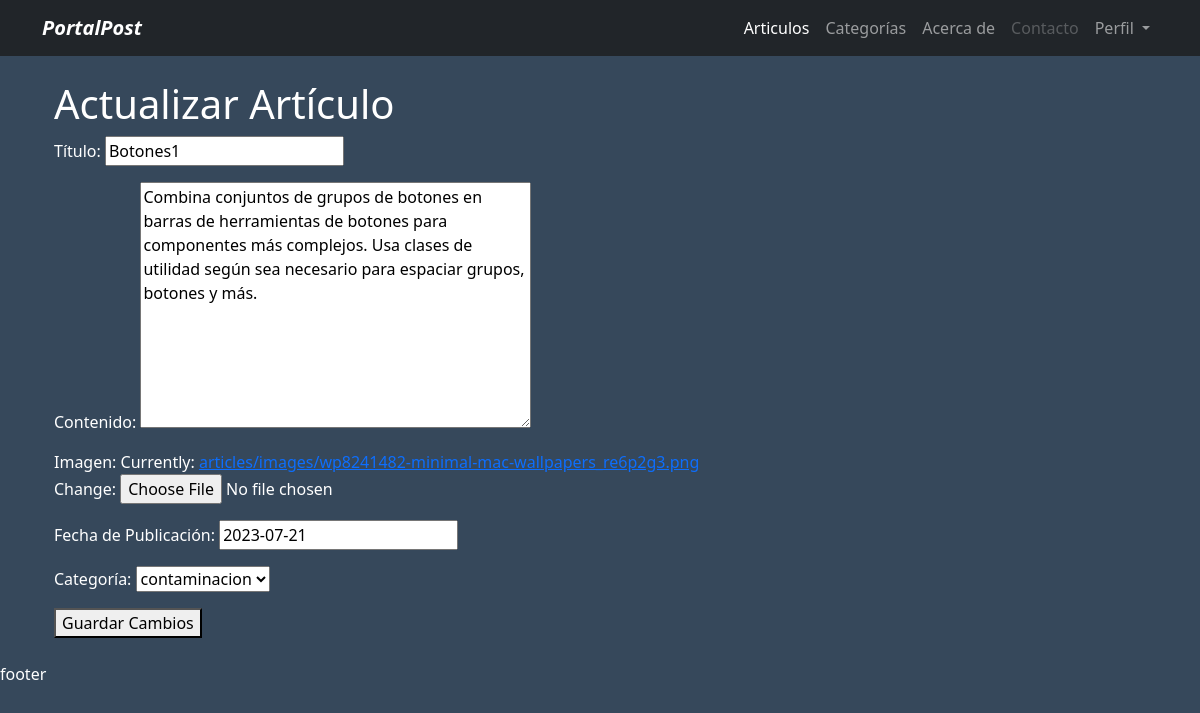
The app's page /8/update/ with its own data.
### articulo/models.py (models this page shows, shortened)
class Articles(models.Model):
    title = models.CharField(max_length=100)
    content = models.TextField()
    image = models.ImageField(upload_to='articles/images')
    date_published = models.DateField(default=datetime.date.today)
    category = models.ForeignKey(Category, on_delete=models.SET_NULL, null=True)

### articulo/views.py (the view, shortened to what this page needs)
# urls.py: path('<int:pk>/update/', ArtUpdateView.as_view(), name="update"),
class ArtUpdateView(UpdateView):
    model = Articles
    form_class = ArticleForm
    template_name = 'profile/articles/Art_update.html'

### articulo/forms.py (shortened to what this page needs)
class ArticleForm(forms.ModelForm):
    class Meta:
        model = Articles
        fields = ('title', 'content', 'image', 'date_published', 'category')
        labels = {
            'title': 'Título',
            'content': 'Contenido',
            'image': 'Imagen',
            'date_published': 'Fecha de Publicación',
            'category': 'Categoría',
        }

### articulo/models.py (called while the page is built)
    def __str__(self):
        return self.name

### articulo/templates/profile/articles/Art_update.html (shortened to what this page needs)
{% extends 'layout.html' %}
{% block content %}
  <h1>Actualizar Artículo</h1>
  <form method="post" enctype="multipart/form-data">
    {{ form.as_p }}
    <button type="submit">Guardar Cambios</button>
  </form>
{% endblock %}

### articulo/static/main.css (style rules this page uses)
:root { --primary: #041b33cc; }
.color-body { background-color: var(--primary); color: white; }

### records on screen
Articles: title "Botones1", content "Combina conjuntos de grupos de botones en barras de herramientas de botones para componentes más complejos. Usa clases de utilidad según sea necesario para espaciar grupos, botones y más.", date_published "2023-07-21", category "contaminacion"
